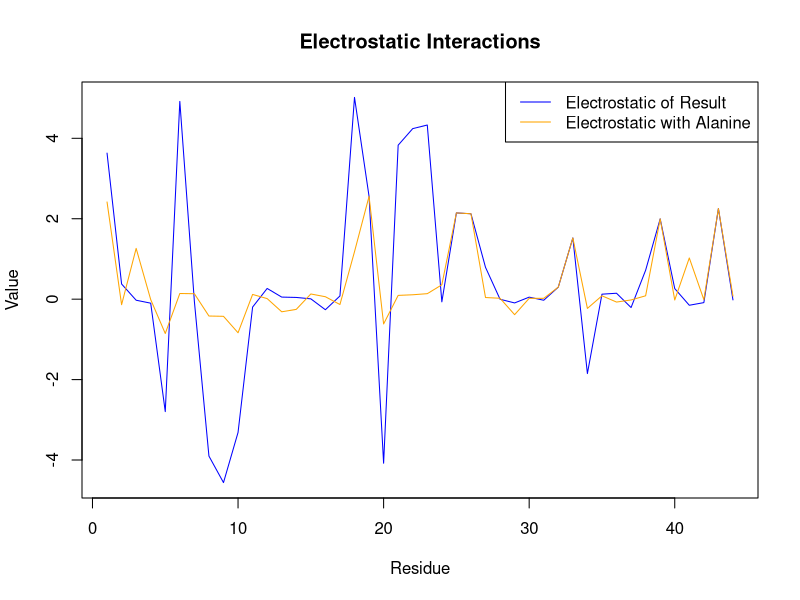
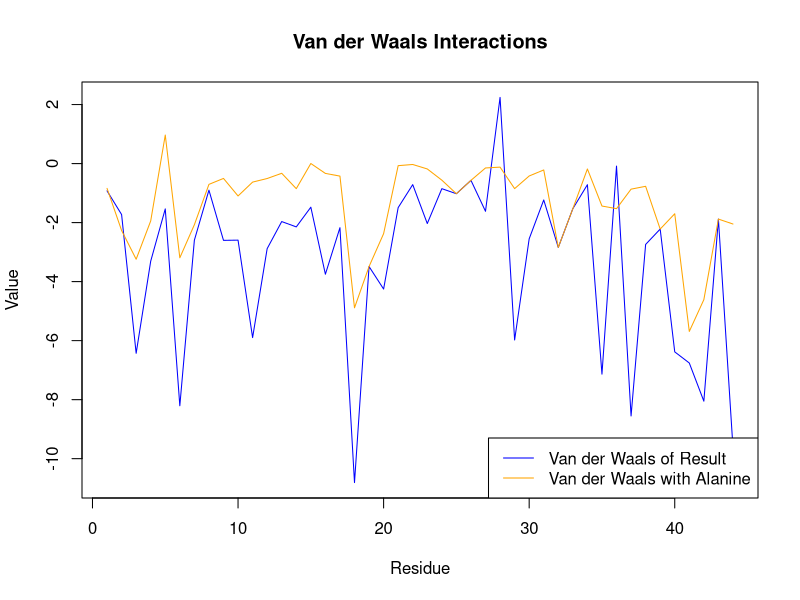
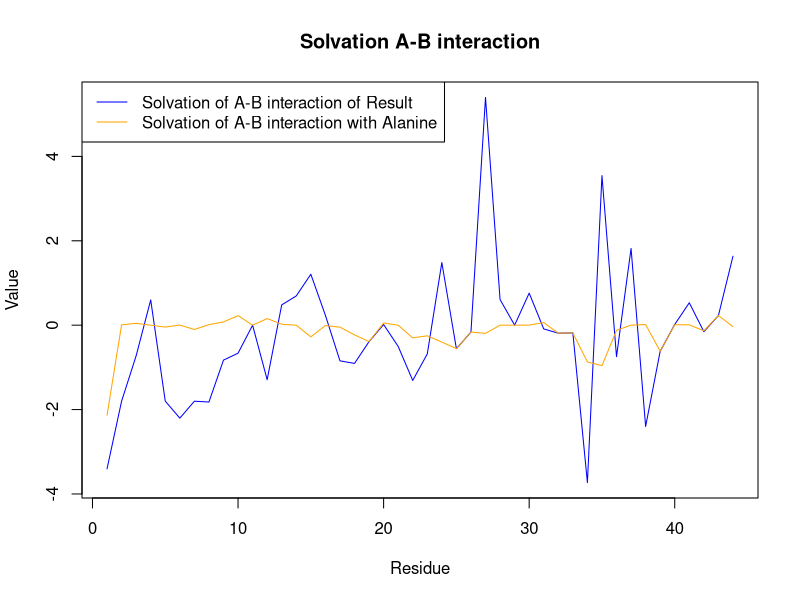
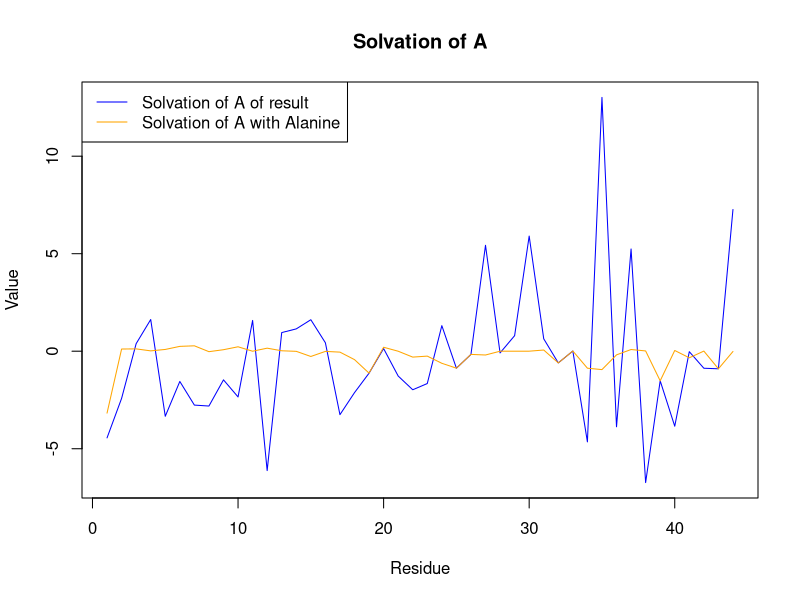

Source code (R) for these figures, in order:
setwd('./Biophysics_A1')
table <- read.csv('inter_en_res.csv')

#plot of electrostatic
combined_1<-(cbind(table$elec_res, table$elec_ala))
colnames(combined_1) <- c('Electrostatic of Result', 'Electrostatic with Alanine')
ts.plot(combined_1, col=c("blue", "orange"), ylab='Value', xlab='Residue', main = 'Electrostatic Interactions' )
legend("topright", legend = colnames(combined_1), col = c('blue', 'orange'), lty = 1,)

#plot of vdw
combined_2<-(cbind(table$vdw_res, table$vdw_ala))
colnames(combined_2) <- c('Van der Waals of Result', 'Van der Waals with Alanine')
ts.plot(combined_2, col=c("blue", "orange"), ylab='Value', xlab='Residue', main = 'Van der Waals Interactions')
legend("bottomright", legend = colnames(combined_2), col = c('blue', 'orange'), lty = 1,)

#plot of solvation of A-B interaction
combined_3<-(cbind(table$solv_AB_res, table$solv_AB_ala))
colnames(combined_3) <- c('Solvation of A-B interaction of Result', 'Solvation of A-B interaction with Alanine')
ts.plot(combined_3, col=c("blue", "orange"), ylab='Value', xlab='Residue', main = 'Solvation A-B interaction')
legend("topleft", legend = colnames(combined_3), col = c('blue', 'orange'), lty = 1,)

#plot of solvation of A
combined_4<-(cbind(table$solv_A_res, table$solv_A_ala))
colnames(combined_4) <- c('Solvation of A of result', 'Solvation of A with Alanine')
ts.plot(combined_4, col=c("blue", "orange"), ylab='Value', xlab='Residue', main = 'Solvation of A')
legend("topleft", legend = colnames(combined_4), col = c('blue', 'orange'), lty = 1,)
